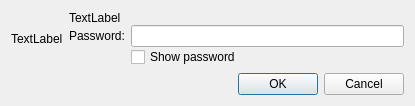
<?xml version="1.0" encoding="UTF-8"?>
<ui version="4.0">
 <class>PasswordDialog</class>
 <widget class="QWidget" name="PasswordDialog">
  <property name="geometry">
   <rect>
    <x>0</x>
    <y>0</y>
    <width>415</width>
    <height>103</height>
   </rect>
  </property>
  <property name="windowTitle">
   <string>Password dialog</string>
  </property>
  <layout class="QGridLayout" name="gridLayout">
   <item row="0" column="1">
    <layout class="QFormLayout" name="formLayout">
     <property name="fieldGrowthPolicy">
      <enum>QFormLayout::ExpandingFieldsGrow</enum>
     </property>
     <property name="verticalSpacing">
      <number>0</number>
     </property>
     <item row="0" column="0" colspan="2">
      <widget class="QLabel" name="labelText">
       <property name="text">
        <string>TextLabel</string>
       </property>
      </widget>
     </item>
     <item row="1" column="0">
      <widget class="QLabel" name="labelPass">
       <property name="text">
        <string>Password:</string>
       </property>
      </widget>
     </item>
     <item row="1" column="1">
      <widget class="QLineEdit" name="password">
       <property name="maxLength">
        <number>64</number>
       </property>
       <property name="echoMode">
        <enum>QLineEdit::Password</enum>
       </property>
      </widget>
     </item>
     <item row="2" column="1">
      <widget class="QCheckBox" name="showPassword">
       <property name="text">
        <string>Show password</string>
       </property>
      </widget>
     </item>
    </layout>
   </item>
   <item row="0" column="0">
    <widget class="QLabel" name="labelIcon">
     <property name="text">
      <string>TextLabel</string>
     </property>
    </widget>
   </item>
   <item row="1" column="1">
    <widget class="QDialogButtonBox" name="buttonBox">
     <property name="standardButtons">
      <set>QDialogButtonBox::Cancel|QDialogButtonBox::Ok</set>
     </property>
    </widget>
   </item>
  </layout>
 </widget>
 <resources/>
 <connections/>
</ui>
